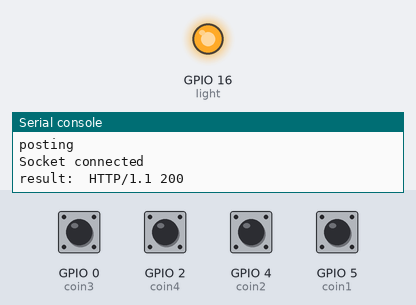
This program was run on a simulated ESP8266 board running MicroPython. On the bench: output pins drawn as LEDs (lit = HIGH), the last lines printed to the serial console. The inputs (shaded band) are chosen by the test bench; at power-on: GPIO 0 (coin3), GPIO 2 (coin4), GPIO 4 (coin2), GPIO 5 (coin1) HIGH. WiFi joins after 1.5 s; web requests get an empty 200 reply after 0.4 s.

Above: at 2.7 s.
2.8 s: GPIO 0 (coin3) pulled LOW for 0.15 s
At 3.2 s:
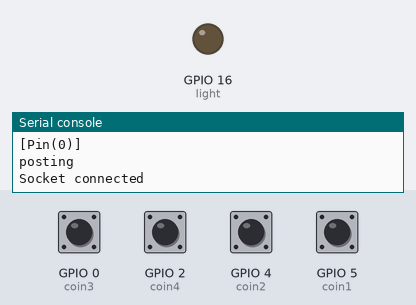
Timing chart, 0 to 5.8 s (numbered marks = the images above; inputs shaded):
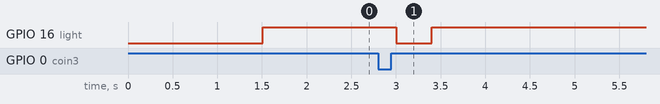

Measured:
- after the input at 2.8 s, GPIO 16 (light): HIGH → LOW after 0.20 s, → HIGH 0.40 s later

The program:

boot-debounced.py
```python
# This file is executed on every boot (including wake-boot from deepsleep)

# Be careful when editing for style here. Micropython is Diet Python. There are
# things that are simply not there and are worked around, or that follow
# examples directly from the micropython docs.

#### Major things to fix:

# Post_to_cloud recursion limit can be hit. We need a number of tries, or a new
# approach to retries <- This is crudely fixed, but you will lose data if limit
# is hit.

# There is no way to configure the network ahead of time. End users would have
# to edit this file and then flash the board. We have to come up with something
# better. Bluetooth-something-or-other comes to mind, but unsure. This may be
# the last hurdle we jump. (There is a built-in AP function in the ESP8266. The
# board can be BOTH an AP and a...uh...client at the same time, so maybe we
# can use that.

# Constants
debounce_ms = 50
time_between_heartbeats_in_minutes = 3

# Garbage collection <- This was in the file to start, so I left it.

import gc
gc.collect()

import micropython
import machine
import time
import socket
import network
import ubinascii

# setup vars <- I haven't learned a more reliable way of doing this yet.

pin_flag = None
irq_enable = True
flag_queue = []
#light = None
uid = None
p = None
pin_num = None
addr = None
host = None
path = None
state = None
int_retries = 0
time_at_last_heartbeat = 0

# This is for the web based python console. It's helpful for when you have it
# plugged into a machine. You need to know the ESP8266 IP address, then visit
# http://micropython.org/webrepl/

import webrepl
webrepl.start()

# We need this in case there is a problem in the interrupt handler, otherwise
# we won't see any exceptions. More info here:
# http://docs.micropython.org/en/latest/pyboard/reference/isr_rules.html#micropython-issues

micropython.alloc_emergency_exception_buf(100)

# The ESP8266 has an LED on it at GPIO 16 (D0). We'll use that to indicate that
# we caught switch activity and are uploading the data. Light turns on when
# switch is hit, off when data is finished uploading.

light = machine.Pin(16, machine.Pin.OUT)

# Now let's mess with networking. The ESP8266 actually has two interfaces:
# one that can act as an AP and another that can connect to an existing
# network. We're not touching the AP right now. That might be the thing we use
# to configure wifi.

def do_connect():
    #import network
    global uid
    sta_if = network.WLAN(network.STA_IF)
    if not sta_if.isconnected():
        print('Connecting to network...')
        sta_if.active(True)
        sta_if.connect('Railroad', '4029816110')
        while not sta_if.isconnected():
            pass
    print('network config:', sta_if.ifconfig())
    mac = ubinascii.hexlify(sta_if.config('mac'),':').decode()
    uid = mac.replace(":", "")

# I added this to break DNS resolution out of the post_to_cloud method. DNS
# resolution is slow, almost never works, and it causes a crash. So this method
# tries to resolve it, and if it can't it builds the tuple that the socket
# wants with a hardcoded IP address

def setup_http():
    global addr
    try:
        addr = socket.getaddrinfo('http://data.sparkfun.com/', 80)[0][-1]
    except OSError:
        print("Couldn't resolve address. Hardcoding...")
        addr = '54.86.132.254', 80

# This method is called by the main loop and handles sending the information to
# the cloud. It watches for HTTP responses for 502 or 503 and, if it sees those
# it will retry up to 10 times. After 10 times, it will just stop (otherwise
# it will crash).

# We also have some error handling for an OSError, which I think doesn't
# happen here anymore, but...you know...just in case.

def post_to_cloud(p):
    global uid # <- There HAS to be a better way than using all these globals
    global pin_num
    global addr
    global host
    global path
    global int_retries
    pin_num = str(p)
    print("posting")
    url = 'http://data.sparkfun.com/input/RMxK6xlqr8CbmMnQAnoJ?private_key=lzEe5EopAVcYAVvWEv7N&id=%s&pin=%s' % (uid, pin_num[4])
    _, _, host, path = url.split('/', 3)
    try:
        so = socket.socket()
        so.connect(addr)
        print("Socket connected")
        so.send(bytes('GET /%s HTTP/1.0\r\nHost: %s\r\n\r\n' % (path, host), 'utf8'))
        data = so.recv(12)
        so.close()
        if data:
            result = data.decode("utf-8")
            print("result: ", result) #[-9:])
            if result[-3:] == "503" or result[-3:] == "502":
                if int_retries < 10:
                    print("Retrying...")
                    int_retries += 1
                    post_to_cloud(pin_num)
            data = None
            result = None
    except OSError:
        print("Something went wrong posting")
    int_retries = 0

def heartbeat(curr_time):
    global time_at_last_heartbeat

    # Send a heartbeat every so often. time.ticks_diff is a uPython thing. If
    # there is no coin activity, the beats should come right on time, but if
    # there is coin switch activity between beats, it might be delayed by a few
    # seconds by other activity in the main_loop. Really, this only matters for
    # the logic we have on the web app, so there we just have to wait for a few
    # missed beats before sending an alert.

    if time.ticks_diff(curr_time, time_at_last_heartbeat) >= \
            (time_between_heartbeats_in_minutes * 60000) or \
                    time_at_last_heartbeat == 0:

        flag_queue.insert(0, '    9')
        time_at_last_heartbeat = curr_time

# This is our interrupt handler, also called an Interrupt Service Routine (ISR)
# It's called when an interrupt happens. The interrupt passes the GPIO pin
# number to this method, and we use that to set a var that the main loop looks
# for. When the main loop sees that var, it takes over the processing.

def irq_handler(p):
    global irq_enable
    global pin_flag

    # We set the irq_enable to False here. The IRQ remains active, but the
    # pin_flag = p code doesn't run again until after we debounce the first
    # activity and set the irq_enable flag to True in the main_loop.

    if irq_enable:
        print("IRQ")
        irq_enable = False
        pin_flag = p

# This is the main loop. Things happen here.

def main_loop(**kwargs):
    global pin_flag
    global flag_queue
    global state
    global debounce_ms
    global irq_enable
    print("Main_loop started")
    switch_active = 0

    while True:
        light.high() # Resets LED

        # This waits 'debounce_ms' before inserting the activity into the flag
        # queue. After the debounce loop runs, we reset pin_flag and set
        # irq_enable to True, which allows the IRQ handler to set the pin_flag
        # again.

        # This is very similar to other suggested ways of debouncing w/ uPython

        if pin_flag:

            while switch_active < debounce_ms:
                switch_active += 1
                time.sleep_ms(1)

            flag_queue.insert(0, pin_flag)
            pin_flag = None
            irq_enable = True
            switch_active = 0
            light.low() # Confirms that we caught a coin switch event

        if flag_queue:
            print(flag_queue)
            post_to_cloud(flag_queue.pop())
        heartbeat(time.ticks_ms())

def init():
    # Assigning names to each GPIO used for coin switch interrupts. These pins are hooked directly
    # to the transistors on the MC board.

    coin1 = machine.Pin(5, machine.Pin.IN, machine.Pin.PULL_UP) #Left
    coin2 = machine.Pin(4, machine.Pin.IN, machine.Pin.PULL_UP) #Center
    coin3 = machine.Pin(0, machine.Pin.IN, machine.Pin.PULL_UP) # This causes problems. Need to look into how to use GPIOs more
    coin4 = machine.Pin(2, machine.Pin.IN, machine.Pin.PULL_UP) # This causes problems

    # These are our interrupts. They're set up to watch for the GPIO to rise from low to high
    # and has the irq_handler method as the callback. These are super sensitive, so we may need
    # to add code or hardware to debounce.

    coin1.irq(trigger=coin1.IRQ_RISING, handler=irq_handler)
    coin2.irq(trigger=coin2.IRQ_RISING, handler=irq_handler)
    coin3.irq(trigger=coin3.IRQ_RISING, handler=irq_handler)
    coin4.irq(trigger=coin4.IRQ_RISING, handler=irq_handler)

    do_connect()
    setup_http()
    main_loop()

init()

# Almost all of this should be moved to main.py at some point. This file is just to set up
# all the system stuff.
```
